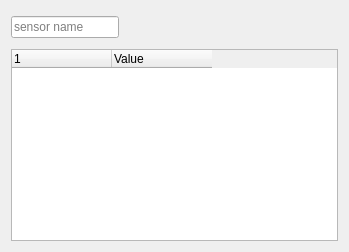
         <widget class="QWidget" name="sensorSettingsPage">
          <layout class="QVBoxLayout" name="verticalLayout_2">
           <item>
            <layout class="QHBoxLayout" name="horizontalLayout_5">
             <item>
              <widget class="QLineEdit" name="sensorNameEdit">
               <property name="placeholderText">
                <string>sensor name</string>
               </property>
              </widget>
             </item>
             <item>
              <widget class="QToolButton" name="sensorListButton">
               <property name="toolTip">
                <string>All sensors</string>
               </property>
               <property name="icon">
                <iconset resource="MarvieController.qrc">
                 <normaloff>:/MarvieController/icons/icons8-drag-list-up-26.png</normaloff>:/MarvieController/icons/icons8-drag-list-up-26.png</iconset>
               </property>
               <property name="iconSize">
                <size>
                 <width>25</width>
                 <height>25</height>
                </size>
               </property>
               <property name="popupMode">
                <enum>QToolButton::InstantPopup</enum>
               </property>
               <property name="autoRaise">
                <bool>true</bool>
               </property>
              </widget>
             </item>
             <item>
              <widget class="QToolButton" name="sensorsListClearButton">
               <property name="maximumSize">
                <size>
                 <width>30</width>
                 <height>30</height>
                </size>
               </property>
               <property name="toolTip">
                <string>New</string>
               </property>
               <property name="icon">
                <iconset resource="MarvieController.qrc">
                 <normaloff>:/MarvieController/icons/icons8-file-90.png</normaloff>:/MarvieController/icons/icons8-file-90.png</iconset>
               </property>
               <property name="iconSize">
                <size>
                 <width>30</width>
                 <height>30</height>
                </size>
               </property>
               <property name="popupMode">
                <enum>QToolButton::InstantPopup</enum>
               </property>
               <property name="autoRaise">
                <bool>true</bool>
               </property>
              </widget>
             </item>
             <item>
              <widget class="QToolButton" name="sensorMoveUpButton">
               <property name="maximumSize">
                <size>
                 <width>30</width>
                 <height>30</height>
                </size>
               </property>
               <property name="toolTip">
                <string>Move up</string>
               </property>
               <property name="icon">
                <iconset resource="MarvieController.qrc">
                 <normaloff>:/MarvieController/icons/icons8-move-node-up-filled.png</normaloff>:/MarvieController/icons/icons8-move-node-up-filled.png</iconset>
               </property>
               <property name="iconSize">
                <size>
                 <width>30</width>
                 <height>30</height>
                </size>
               </property>
               <property name="popupMode">
                <enum>QToolButton::InstantPopup</enum>
               </property>
               <property name="autoRaise">
                <bool>true</bool>
               </property>
              </widget>
             </item>
             <item>
              <widget class="QToolButton" name="sensorMoveDownButton">
               <property name="maximumSize">
                <size>
                 <width>30</width>
                 <height>30</height>
                </size>
               </property>
               <property name="toolTip">
                <string>Move down</string>
               </property>
               <property name="icon">
                <iconset resource="MarvieController.qrc">
                 <normaloff>:/MarvieController/icons/icons8-move-node-down-filled.png</normaloff>:/MarvieController/icons/icons8-move-node-down-filled.png</iconset>
               </property>
               <property name="iconSize">
                <size>
                 <width>30</width>
                 <height>30</height>
                </size>
               </property>
               <property name="popupMode">
                <enum>QToolButton::InstantPopup</enum>
               </property>
               <property name="autoRaise">
                <bool>true</bool>
               </property>
              </widget>
             </item>
             <item>
              <widget class="QToolButton" name="sensorRemoveButton">
               <property name="maximumSize">
                <size>
                 <width>30</width>
                 <height>30</height>
                </size>
               </property>
               <property name="toolTip">
                <string>Remove</string>
               </property>
               <property name="icon">
                <iconset resource="MarvieController.qrc">
                 <normaloff>:/MarvieController/icons/icons8-delete-node-filled.png</normaloff>:/MarvieController/icons/icons8-delete-node-filled.png</iconset>
               </property>
               <property name="iconSize">
                <size>
                 <width>30</width>
                 <height>30</height>
                </size>
               </property>
               <property name="popupMode">
                <enum>QToolButton::InstantPopup</enum>
               </property>
               <property name="autoRaise">
                <bool>true</bool>
               </property>
              </widget>
             </item>
             <item>
              <widget class="QToolButton" name="sensorAddButton">
               <property name="maximumSize">
                <size>
                 <width>30</width>
                 <height>30</height>
                </size>
               </property>
               <property name="toolTip">
                <string>Add</string>
               </property>
               <property name="icon">
                <iconset resource="MarvieController.qrc">
                 <normaloff>:/MarvieController/icons/icons8-add-node-filled.png</normaloff>:/MarvieController/icons/icons8-add-node-filled.png</iconset>
               </property>
               <property name="iconSize">
                <size>
                 <width>30</width>
                 <height>30</height>
                </size>
               </property>
               <property name="popupMode">
                <enum>QToolButton::InstantPopup</enum>
               </property>
               <property name="autoRaise">
                <bool>true</bool>
               </property>
              </widget>
             </item>
            </layout>
           </item>
           <item>
            <widget class="QTreeWidget" name="sensorSettingsTreeWidget">
             <property name="showDropIndicator" stdset="0">
              <bool>false</bool>
             </property>
             <property name="alternatingRowColors">
              <bool>true</bool>
             </property>
             <property name="selectionMode">
              <enum>QAbstractItemView::NoSelection</enum>
             </property>
             <property name="selectionBehavior">
              <enum>QAbstractItemView::SelectColumns</enum>
             </property>
             <property name="uniformRowHeights">
              <bool>true</bool>
             </property>
             <property name="headerHidden">
              <bool>false</bool>
             </property>
             <attribute name="headerStretchLastSection">
              <bool>false</bool>
             </attribute>
             <column>
              <property name="text">
               <string/>
              </property>
             </column>
             <column>
              <property name="text">
               <string>Value</string>
              </property>
             </column>
            </widget>
           </item>
          </layout>
         </widget>
